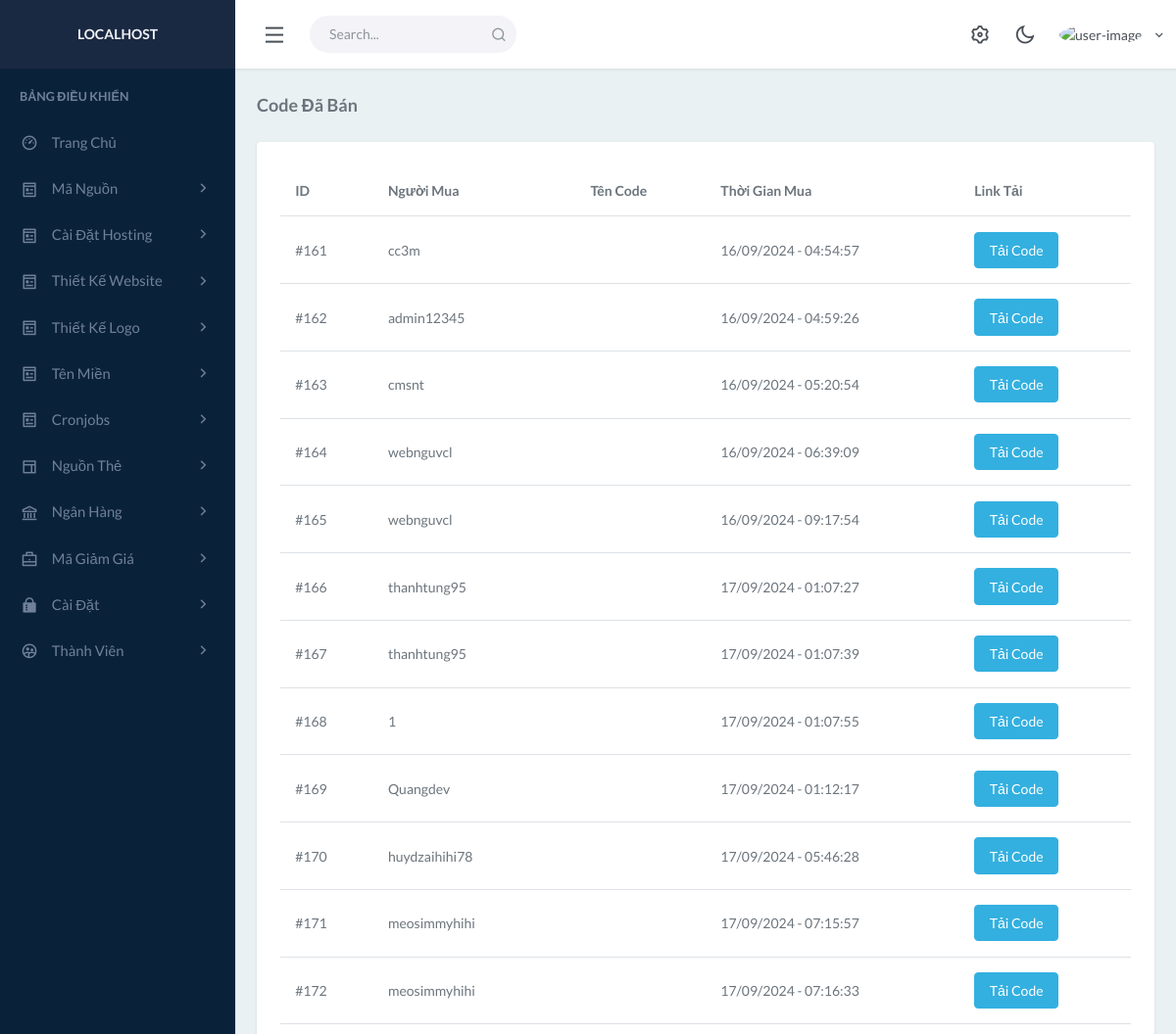
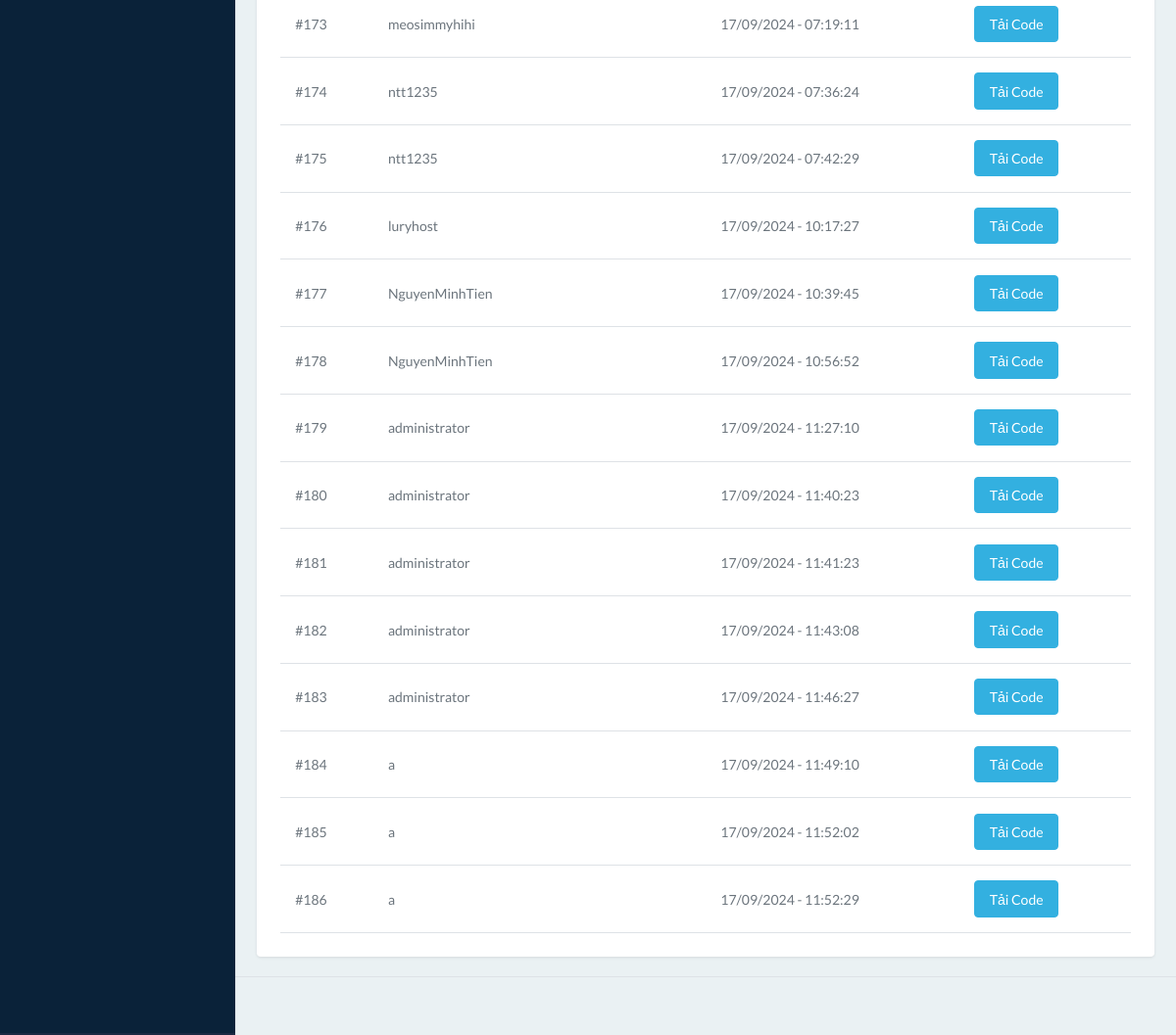
Page /administrator/source-list.php (signed in) on the committed database (2 pictures, top to bottom).
### tables this page shows
CREATE TABLE `DanhSachCode` (
  `id` int(11) NOT NULL,
  `username` text NOT NULL,
  `name` text NOT NULL,
  `theme` text NOT NULL,
  `time` text NOT NULL,
  `price` text NOT NULL
);

### app/function.php (called while the page is built, shortened)
<?php
function ToTime($time){
    return date('d/m/Y - h:i:s', $time);
}
function inHoaString($text){
    return strtoupper($text);
}
?>

### administrator/source-list.php (the view)
<?php
include('layouts/header.php');
?>
<div class="content-page">
            <div class="content">
                <div class="container-fluid">
                    <div class="row">
                        <div class="col-12">
                            <div class="page-title-box">
                                <h4 class="page-title"> Code Đã Bán </h4>
                            </div>
                        </div>
                    </div>
                   <div class="row">
                        <div class="col-12">
                            <div class="card">
                                <div class="card-body">
                                    <div class="table-responsive-sm">
                                        <table class="table table-centered mb-0">
                                            <thead>
                                                <tr>
                                                    <th> ID </th>
                                                    <th> Người Mua </th>
                                                    <th> Tên Code </th>
                                                    <th> Thời Gian Mua </th>
                                                    <th> Link Tải </th>
                                                </tr>
                                            </thead>
                                            <tbody>
                                                <?php
                                                    $query = $connect->query("SELECT * FROM DanhSachCode");
                                                    foreach($query as $row){
                                                        $theme = $connect->query("SELECT * FROM MaNguon WHERE id = '".$row['theme']."'")->fetch_array();
                                                ?>
                                                <tr>
                                                    <td> #<?=$row['id'];?></td>
                                                    <td><?=$row['username'];?></td>
                                                    <td> <a href="/order-code/<?=$theme['id'];?>" target="_blank"><?=$theme['name'];?></a> </td>
                                                    <td><?=ToTime($row['time']);?></td>
                                                    <td> <a href="<?=$theme['linkcode'];?>" class="btn btn-info"> Tải Code </a> </td>
                                                </tr>
                                            <?php } ?>
                                            </tbody>
                                        </table>
                                    </div>
                                </div>
                            </div>
                        </div>
                    </div>
                </div>
            </div>
        </div>
<?php
include('layouts/footer.php');
?>

### administrator/layouts/header.php (shortened to what this page needs)
<?php
include('core.php');
?>
<!DOCTYPE html>
<html lang="en">
<head>
        <link rel="stylesheet" href="./layouts/assets/vendor/daterangepicker/daterangepicker.css">
        <link rel="stylesheet" href="./layouts/assets/vendor/admin-resources/jquery.vectormap/jquery-jvectormap-1.2.2.css">
        <link href="./layouts/assets/css/app.min.css" rel="stylesheet" type="text/css" id="app-style" />
        <link href="./layouts/assets/css/header.css" rel="stylesheet" type="text/css" id="app-style" />
        <link href="./layouts/assets/css/icons.min.css" rel="stylesheet" type="text/css" />
    </head>
    <body>
        <div class="wrapper">
            <div class="navbar-custom">
                <div class="topbar container-fluid">
                    <div class="d-flex align-items-center gap-1">
                        <button class="button-toggle-menu">
                            <i class="ri-menu-line"></i>
                        </button>
                        <div class="app-search d-none d-lg-block">
                            <form>
                                <div class="input-group">
                                    <input type="search" class="form-control" placeholder="Search...">
                                    <span class="ri-search-line search-icon text-muted"></span>
                                </div>
                            </form>
                        </div>
                    </div>
                    <ul class="topbar-menu d-flex align-items-center gap-3">
                        <li class="d-none d-sm-inline-block">
                            <a class="nav-link" data-bs-toggle="offcanvas" href="#theme-settings-offcanvas">
                                <i class="ri-settings-3-line fs-22"></i>
                            </a>
                        </li>
                        <li class="d-none d-sm-inline-block">
                            <div class="nav-link" id="light-dark-mode">
                                <i class="ri-moon-line fs-22"></i>
                            </div>
                        </li>
                        <li class="dropdown">
                            <a class="nav-link dropdown-toggle arrow-none nav-user" data-bs-toggle="dropdown" href="#" role="button"
                                aria-haspopup="false" aria-expanded="false">
                                <span class="account-user-avatar">
                                    <img src="https://imgur.com/cgcWqIO.png" alt="user-image" width="32" class="rounded-circle">
                                </span>
                                <span class="d-lg-block d-none">
                                    <h5 class="my-0 fw-normal"> <?=ReturnXss($getUser['name']);?> <i
                                            class="ri-arrow-down-s-line d-none d-sm-inline-block align-middle"></i></h5>
                                </span>
                            </a>
                        </li>
                    </ul>
                </div>
            </div>
            <div class="leftside-menu">
                <a href="./" class="logo logo-light">
                    <span class="logo-lg">
                        <strong class="text-light"><?=inHoaString($_SERVER['SERVER_NAME']);?></strong>
                    </span>
                </a>
                <div class="h-100" id="leftside-menu-container" data-simplebar>
                    <ul class="side-nav">
                        <li class="side-nav-title">BẢNG ĐIỀU KHIỂN</li>
                        <li class="side-nav-item">
                            <a href="./" class="side-nav-link">
                                <i class="ri-dashboard-3-line"></i>
                                <span> Trang Chủ </span>
                            </a>
                        </li>
                        </li><li class="side-nav-item">
                            <a data-bs-toggle="collapse" href="#sidebarPages3" aria-expanded="false" aria-controls="sidebarPages" class="side-nav-link">
                                <i class="ri-pages-line"></i>
                                <span> Mã Nguồn </span>
                                <span class="menu-arrow"></span>
                            </a>
                        </li>
                        <li class="side-nav-item">
                            <a data-bs-toggle="collapse" href="#sidebarPages292" aria-expanded="false" aria-controls="sidebarPages" class="side-nav-link">
                                <i class="ri-pages-line"></i>
                                <span> Cài Đặt Hosting </span>
                                <span class="menu-arrow"></span>
                            </a>
                        </li>
                    <li class="side-nav-item">
                            <a data-bs-toggle="collapse" href="#sidebarPages1" aria-expanded="false" aria-controls="sidebarPages" class="side-nav-link">
                                <i class="ri-pages-line"></i>
                                <span> Thiết Kế Website </span>
                                <span class="menu-arrow"></span>
                            </a>
                        <li class="side-nav-item">
                            <a data-bs-toggle="collapse" href="#sidebarPages4" aria-expanded="false" aria-controls="sidebarPages" class="side-nav-link">
                                <i class="ri-pages-line"></i>
                                <span> Thiết Kế Logo </span>
                                <span class="menu-arrow"></span>
                            </a>
                        </li>
                        <li class="side-nav-item">
                            <a data-bs-toggle="collapse" href="#sidebarPages4p" aria-expanded="false" aria-controls="sidebarPages" class="side-nav-link">
                                <i class="ri-pages-line"></i>
                                <span> Tên Miền </span>
                                <span class="menu-arrow"></span>
                            </a>
                        </li>
                        <li class="side-nav-item">
                            <a data-bs-toggle="collapse" href="#sidebarPagesa4" aria-expanded="false" aria-controls="sidebarPages" class="side-nav-link">
                                <i class="ri-pages-line"></i>
                                <span> Cronjobs </span>
                                <span class="menu-arrow"></span>
                            </a>
                        </li>
                        <li class="side-nav-item">
                            <a data-bs-toggle="collapse" href="#card" aria-expanded="false" aria-controls="sidebarLayouts" class="side-nav-link">
                                <i class="ri-layout-line"></i>
                                <span> Nguồn Thẻ </span>
                                <span class="menu-arrow"></span>
                            </a>
                        </li>
                        <li class="side-nav-item">
                            <a data-bs-toggle="collapse" href="#bank" aria-expanded="false" aria-controls="sidebarLayouts" class="side-nav-link">
                                <i class=" ri-bank-line"></i>
                                <span> Ngân Hàng </span>
                                <span class="menu-arrow"></span>
                            </a>
                        </li>
                        <li class="side-nav-item">
                            <a href="./giftcode.php" class="side-nav-link">
                                <i class="ri-briefcase-line"></i>
                                <span> Mã Giảm Giá  </span>
                                <span class="menu-arrow"></span>
                            </a>
                        </li>
                        <li class="side-nav-item">
                            <a href="./setting.php" class="side-nav-link">
                                <i class=" ri-git-repository-private-fill"></i>
                                <span> Cài Đặt </span>
                                <span class="menu-arrow"></span>
                            </a>
                        </li>
                        <li class="side-nav-item">
                            <a href="./users.php" class="side-nav-link">
                                <i class="ri-group-2-line"></i>
                                <span> Thành Viên  </span>
                                <span class="menu-arrow"></span>
                            </a>
                        </li>
                    </ul>
                </div>
            </div>

### administrator/layouts/footer.php (shortened to what this page needs)
                <footer class="footer">
                </footer>
            </div>
    </body>
</html>

### administrator/layouts/assets/css/header.css (style rules this page uses)
#leftside-menu-container { background-color: #0a2239; width: 240px; }
.side-nav { list-style-type: none; padding: 0; margin: 0; }
.side-nav-title { padding: 15px; font-weight: bold; color: #343a40; }
.side-nav-item { position: relative; }
.side-nav-link { display: block; padding: 10px 15px; color: #495057; text-decoration: none; font-size: 16px; }
.menu-arrow { float: right; transition: transform 0.3s ease; }

### rows in the picture
danhsachcode: id "161", username "cc3m", time "16/09/2024 - 04:54:57"
danhsachcode: id "162", username "admin12345", time "16/09/2024 - 04:59:26"
danhsachcode: id "163", username "cmsnt", time "16/09/2024 - 05:20:54"
danhsachcode: id "164", username "webnguvcl", time "16/09/2024 - 06:39:09"
danhsachcode: id "165", username "webnguvcl", time "16/09/2024 - 09:17:54"
danhsachcode: id "166", username "thanhtung95", time "17/09/2024 - 01:07:27"
danhsachcode: id "167", username "thanhtung95", time "17/09/2024 - 01:07:39"
danhsachcode: id "168", username "1", time "17/09/2024 - 01:07:55"
danhsachcode: id "169", username "Quangdev", time "17/09/2024 - 01:12:17"
danhsachcode: id "170", username "huydzaihihi78", time "17/09/2024 - 05:46:28"
danhsachcode: id "171", username "meosimmyhihi", time "17/09/2024 - 07:15:57"
danhsachcode: id "172", username "meosimmyhihi", time "17/09/2024 - 07:16:33"
danhsachcode: id "173", username "meosimmyhihi", time "17/09/2024 - 07:19:11"
danhsachcode: id "174", username "ntt1235", time "17/09/2024 - 07:36:24"
danhsachcode: id "175", username "ntt1235", time "17/09/2024 - 07:42:29"
danhsachcode: id "176", username "luryhost", time "17/09/2024 - 10:17:27"
danhsachcode: id "177", username "NguyenMinhTien", time "17/09/2024 - 10:39:45"
danhsachcode: id "178", username "NguyenMinhTien", time "17/09/2024 - 10:56:52"
danhsachcode: id "179", username "administrator", time "17/09/2024 - 11:27:10"
danhsachcode: id "180", username "administrator", time "17/09/2024 - 11:40:23"
danhsachcode: id "181", username "administrator", time "17/09/2024 - 11:41:23"
danhsachcode: id "182", username "administrator", time "17/09/2024 - 11:43:08"
danhsachcode: id "183", username "administrator", time "17/09/2024 - 11:46:27"
danhsachcode: id "184", username "a", time "17/09/2024 - 11:49:10"
danhsachcode: id "185", username "a", time "17/09/2024 - 11:52:02"
danhsachcode: id "186", username "a", time "17/09/2024 - 11:52:29"

### other values in the picture
inHoaString($_SERVER['SERVER_NAME']) "LOCALHOST"
